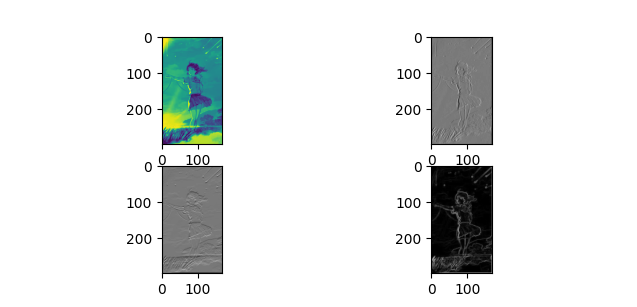

Recreate this plot in Python.
import imageio.v3 as i
import matplotlib.pyplot as plt
import numpy as np

img = i.imread("C:\\Users\\dhika\\Documents\\pcd\\pp.jpg",mode ='F')

sx =np.array([
    [-1,0,1],
    [-2,0,2],
    [-1,0,1]
])
sy = np.array([
    [-1,-2,-1],
    [0,0,0],
    [1,2,1]

])

ipad = np.pad(img,pad_width=1,mode='constant', constant_values=0)

gx = np.zeros_like(img)
gy = np.zeros_like(img)

for y in range (1,ipad.shape[0]-1):
    for x in range(1, ipad.shape[1]-1):
        area = ipad[y-1:y+2,x-1:x+2]
        gx[y-1,x-1]=np.sum(area*sx)
        gy[y-1,x-1]=np.sum(area*sy)

G = np.sqrt(gx**2 +gy**2)

G=(G/G.max())*255
G= np.clip(G,0,255)
G =G.astype(np.uint8)
plt.figure(figsize=(10,10))

plt.subplot(2,2,1)
plt.imshow(img)

plt.subplot(2,2,2)
plt.imshow(gx,cmap='gray')

plt.subplot(2,2,3)
plt.imshow(gy,cmap='gray')

plt.subplot(2,2,4)
plt.imshow(G,cmap='gray')

plt.show()
